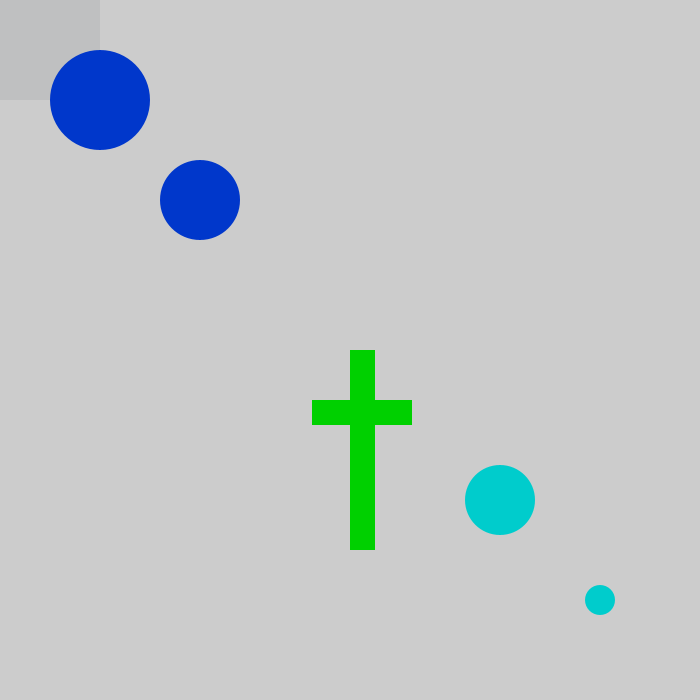
Frame 1 (no input)
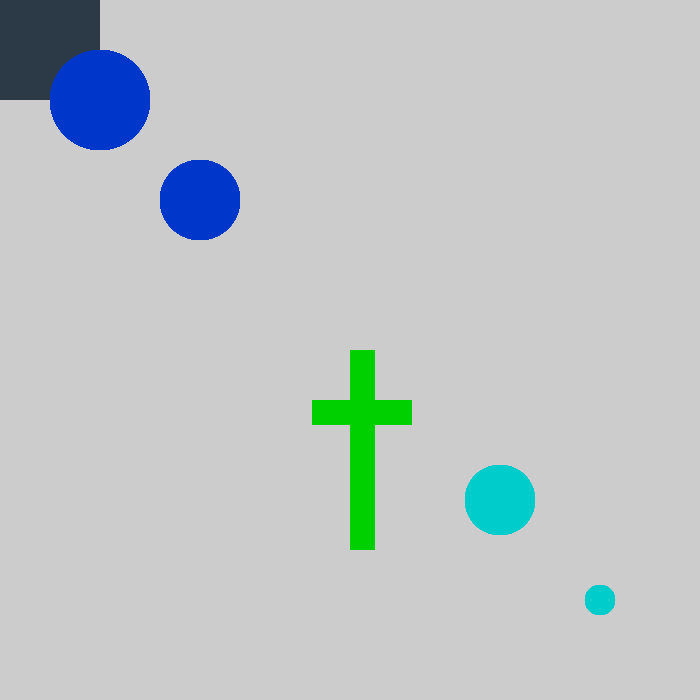
Frame 60 (the mouse pressed at the canvas centre just before this capture)
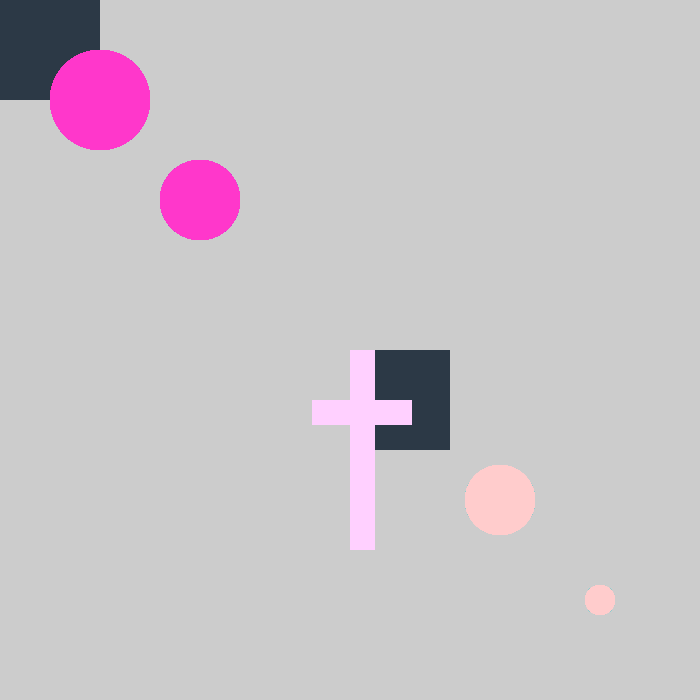
Frame 120 (the mouse held since frame 60 and released just before this capture)

The Processing sketch that drew these frames (run headless with seeded random() and noise(); from frame 60 on, the mouse is pressed at the canvas centre):

// Processing sketch: processing_45833
// ── processing_45833.pde


void setup() {
  size(700, 700);
  noStroke();
}

void draw() {
  fill(40,50,60,20);
  rect(mouseX,mouseY,100,100);
  line(5,5,100,100);
  line(0,0,700,700);
  fill(mouseX, 208, mouseX);
  rect(350, 350, 25, 200);
  rect(312, 400, 100, 25);
  fill(mouseX, 55, 203);
  ellipse(100, 100, 100, 100);
  ellipse(200, 200, 80, 80);
  fill(mouseX, 204, 204);
  ellipse(600, 600, 30, 30);
  ellipse(500, 500, 70, 70);
 

}
